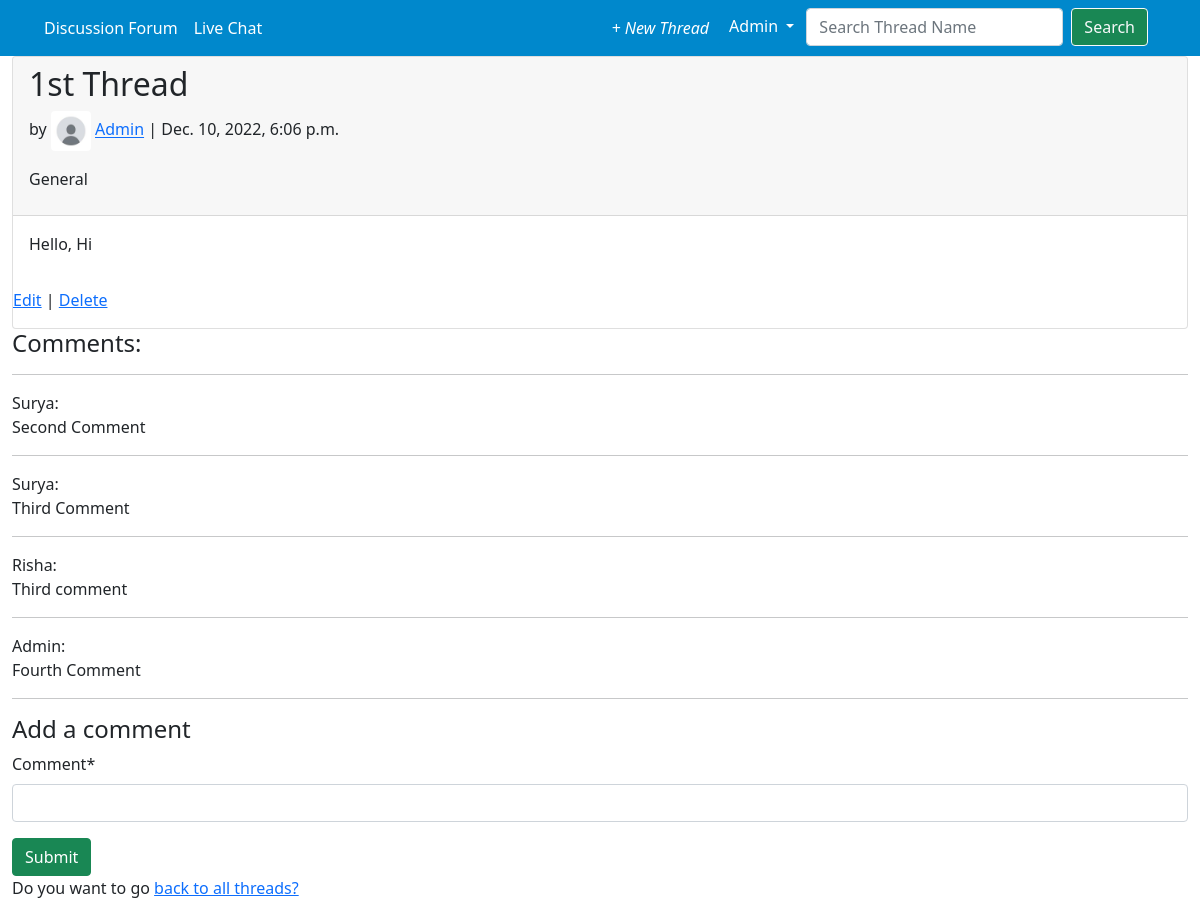
/threads/1/ (signed in), run on an earlier commit of the app's database.
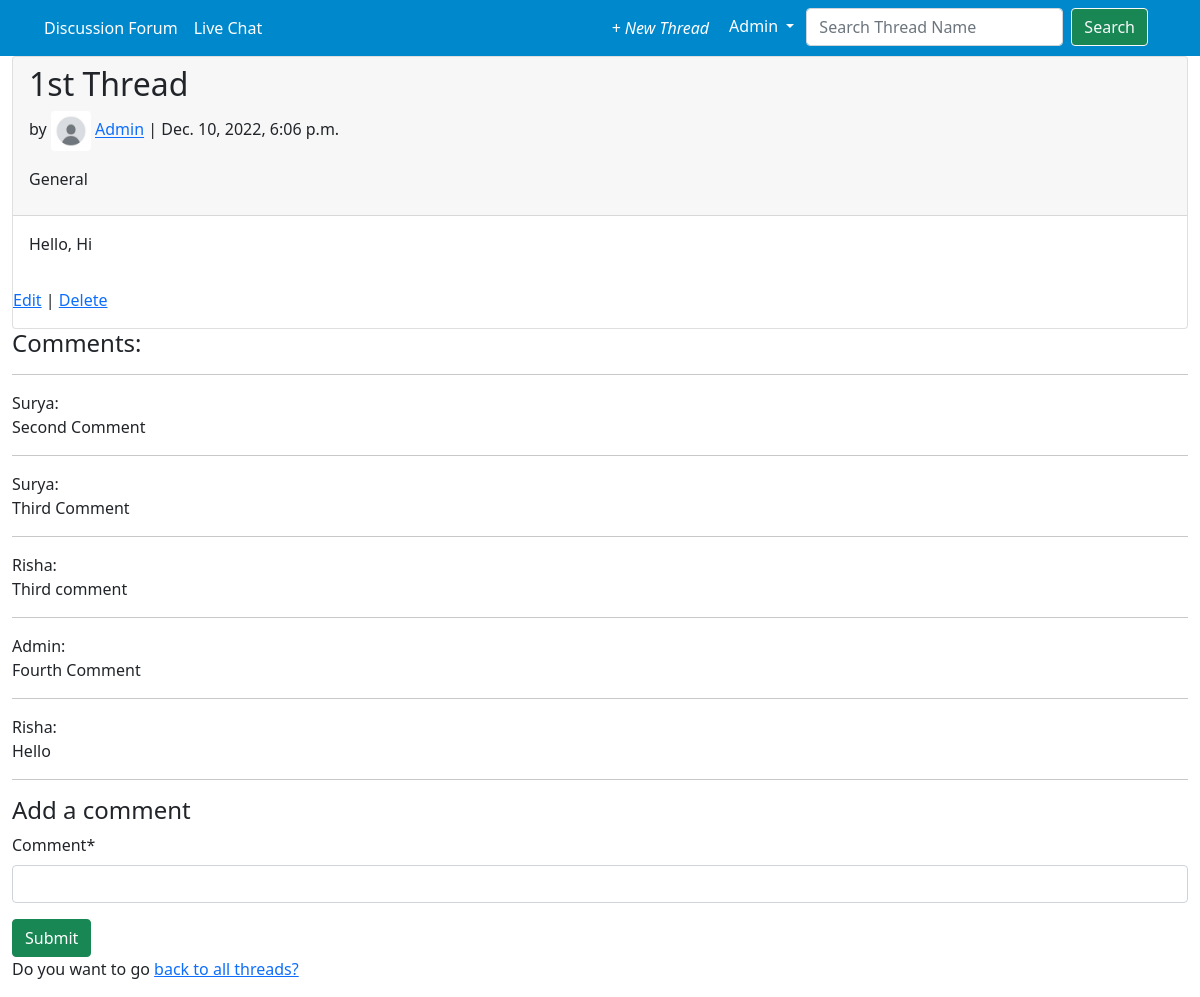
And on a later commit of the database.
### accounts/models.py (models this page shows)
class CustomUser(AbstractUser):
    USN = models.CharField(max_length = 10)

### threads/models.py (models this page shows, shortened)
class Thread(models.Model): # model for our threads feature
    title = models.CharField(max_length=255)
    body = models.TextField()
    date = models.DateTimeField(auto_now_add=True)
    author = models.ForeignKey(
        settings.AUTH_USER_MODEL,
        on_delete=models.CASCADE,
    )
    thread_image = models.ImageField(null=True, blank=True, upload_to="images/")
    liked = models.ManyToManyField(settings.AUTH_USER_MODEL, default=None, blank = True, related_name="liked")
    dislike = models.ManyToManyField(settings.AUTH_USER_MODEL, default=None, blank=True, related_name="disliked")
    category = models.CharField(max_length=255, default="General")
    class Meta:
        ordering = ['-id']

class Comment(models.Model):  # the model for our comments section
    thread = models.ForeignKey(Thread, on_delete=models.CASCADE)
    comment = models.CharField(max_length=140)
    author = models.ForeignKey(
        settings.AUTH_USER_MODEL,
        on_delete=models.CASCADE,
    )
    def __str__(self):
        return self.comment

### threads/views.py (the view, shortened to what this page needs)
# urls.py: path("<int:pk>/", ThreadDetailView.as_view(), name="thread_detail"),
class ThreadDetailView(LoginRequiredMixin, View):  # A wrap view that uses both CommentGet and CommentPost
    def get(self, request, *args, **kwargs):
        view = CommentGet.as_view()
        return view(request, *args, **kwargs)

### threads/forms.py
class CommentForm(forms.ModelForm): # with Meta we're overriding the Comment model
    class Meta:
        model = Comment
        fields = ("comment", )

### threads/views.py (called while the page is built)
    def get_context_data(self, **kwargs):
        context = super().get_context_data(**kwargs)
        context["form"] = CommentForm()
        return context

### templates/thread_detail.html (shortened to what this page needs)
{% extends 'base.html' %}
{% load crispy_forms_tags %}
{% load static %}
{% block content %}
<div class="article-entry card">
    <div class="card-header">
        <h2>{{ object.title }}</h2>
        <p>
            by
            {% if object.author.profile.pfp %}
                <img src="{{ object.author.profile.pfp.url}}" width=40 height=40 class="rounded">
            {% else %}
                <img src="{% static 'threads/images/default_profile.jpg' %}" width=40 height=40 class="rounded">
            {% endif %}
            <a href="{% url 'user_profile' object.author.id %}">{{ object.author }}</a> | {{ object.date }}
        </p>
        <p>
            {{ object.category }}
        </p>
    </div>
    <p class="card-body">
        {{ object.body }}
    </p>
<p>
    {% if user.id == object.author.id  %}
        <a href="{% url 'thread_edit' thread.pk %}">Edit</a> | <a href="{% url 'thread_delete' thread.pk %}">Delete</a><br>
    {% endif %}
</p>
</div>
<div>
    <h4>Comments:</h4><hr>
    {% for comment in object.comment_set.all %}
    <p>
        {{ comment.author }}:<br>{{ comment }}<hr>
    </p>
    {% endfor%}
</div>
<div>
    <h4>Add a comment</h4>
    <form method="post">
        {{ form|crispy }}
        <button type="submit" class="btn btn-success ml-2">Submit</button>
    </form>
</div>
<p>
    Do you want to go <a href="{% url 'thread_list' %}">back to all threads?</a>
</p>
{% endblock content %}

### templates/base.html (shortened to what this page needs)
<!DOCTYPE html>
<html lang="en">
<head>
    <link href="https://cdn.jsdelivr.net/npm/bootstrap@5.0.2/dist/css/bootstrap.min.css" rel="stylesheet">
</head>
<body>
    <div class="container-fluid">
        <div class="row">
            <nav class="navbar navbar-expand-lg navbar-dark" style="background-color: #0088cc;">
                <div class="container-fluid">
                  <div class="collapse navbar-collapse" id="navbarSupportedContent">
                    <ul class="navbar-nav me-auto mb-2 mb-lg-0">
                      <li class="nav-item">
                        <a class="nav-link" href="{% url 'home' %}">Discussion Forum</a>
                      </li>
                      <li class="nav-item">
                        <a class="nav-link" href="{% url 'livechat' %}">Live Chat</a>
                      </li>
                    </ul>
                    <ul class="navbar-nav d-flex flex-row ms-auto me-3">
                      {% if user.is_authenticated %}
                      <li class="nav-item me-3 me-lg-0">
                        <a class="nav-link" href="{% url 'thread_new' %}" id="navbarDropdown" role="button" data-mdb-toggle="dropdown"
                          aria-expanded="false">
                          <i class="fas fa-plus">+ New Thread</i>
                        </a>
                      </li>
                      <li class="nav-item me-3 me-lg-0 dropdown">
                        <button class="btn  btn-primary dropdown-toggle" href="#" role="button" data-bs-toggle="dropdown" aria-expanded="false" style="background-color: #0088cc; border-style: hidden;">
                          {{ user.username }}
                        </button>
                      </li>
                      {%else%}
                      <li><a href="{% url 'login' %}" class="btn btn-primary me-2" style="background-color:#0088cc;">Log In</a></li>
                      <li><a href="{% url 'signup' %}" class="btn btn-primary" style="background-color:#0088cc;">Sign Up</a></li>
                    {%endif%}
                    <li class="nav-item me-3 me-lg-0">
                      <form class="d-flex" method="post" action="{% url 'search_result' %}">
                      <input class="form-control me-2"type="search" placeholder="Search Thread Name" aria-label="Search" name="searched">
                      <button class="btn btn-outline-light btn-success " type="submit">
                      Search
                    </button>
                  </form>
                    </ul>
                  </div>
                </div>
              </nav>
        </div>
        <main>
          {% block content %}
          {% endblock content %}
        </main>
    </div>
</body>
</html>

### templates/base.html (style rules this page uses)
.navbar-dark .navbar-nav .nav-link { color: #fff; }

What changed in the data, as far as the page shows it:
added Comment: author "Risha", comment "Hello"
